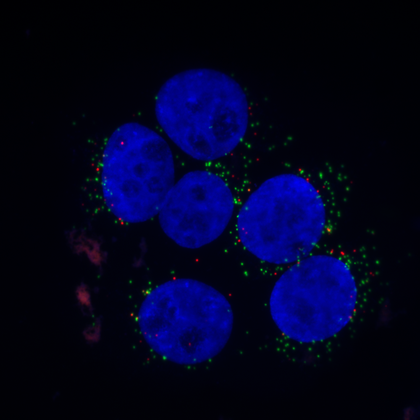
%> input picture TSBB08/lab5/C9minpeps2.bmp, 420 x 420 px, shrunk from 1000 x 1000 before the run
$ octave Main.m   (GNU Octave 9; MATLAB toolbox functions it lacks are replaced by stand-ins)
%> lines starting %> are read from the running program, lines starting %| are printed output that depends on the picture; in (x1, y1, x2, y2) boxes, pixels count from 0 and x2, y2 are one past the last pixel; in counts of white or black regions, pixels touching at a corner belong together; the program's own positions count from 1
im1 = double(imread('C9minpeps2.bmp'));
figure(1), imshow(im1/255);

% Look at the three colour components RGB
%----------------------------------------
im1r=im1(:,:,1); im1g=im1(:,:,2); im1b=im1(:,:,3);
%> after `im1b=im1(:,:,3)`:
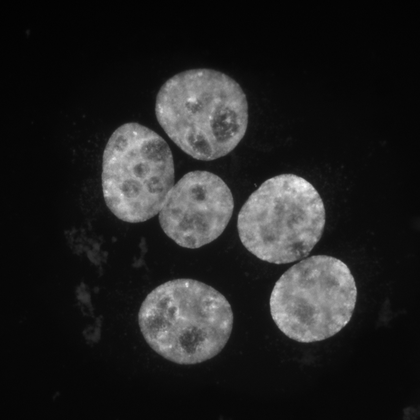
%> im1b: size 420x420 double; min 1, max 254, mean 34.3
figure(2), imshow(im1r,[0 255]), colormap(gray), colorbar;
figure(3), imshow(im1g,[0 255]), colormap(gray), colorbar;
figure(4), imshow(im1b,[0 255]), colormap(gray), colorbar;

% Compute the histogram of the blue image and do threshholding
%-------------------------------------------------------------
histo = hist(im1b(:),[0:255]);
%> histo = 256 values, max 17056 at index 9, min 0 at index 1, mean 689.1
figure(5), stem(histo);
%> after `stem(histo)`:
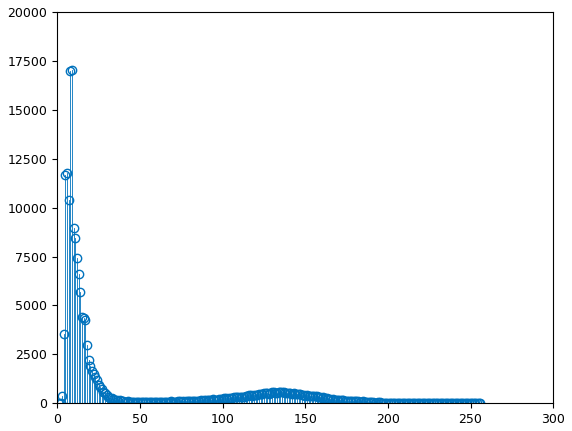
%> figure redrawn from the program's plot data; highest point at x = 9, y = 17056
im1bT = im1b > 50;
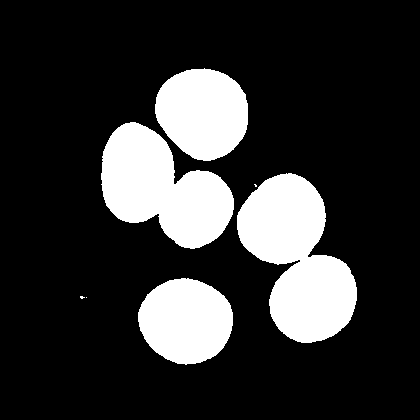
%> im1bT: size 420x420 logical; 20% white; 7 white regions (3 under 20 px), largest, box (x1, y1, x2, y2) and area: (237, 173, 357, 343) 12117, (101, 122, 234, 249) 10156, (155, 68, 248, 161) 6620, (138, 278, 233, 365) 6315
figure(6), imshow(im1bT,[0 1]), colormap(gray), colorbar;

% Perfom opening
%---------------
tmp = bwmorph(im1bT,'erode',2);
%> tmp: size 420x420 logical; 17.7% white; 4 white regions, box (x1, y1, x2, y2) and area: (239, 176, 355, 341) 10747, (103, 124, 232, 247) 9029, (157, 71, 246, 159) 5895, (140, 280, 231, 362) 5603
tmp = bwmorph(tmp,'dilate',2);
%> tmp: size 420x420 logical; 19.9% white; 4 white regions, box (x1, y1, x2, y2) and area: (237, 174, 357, 343) 12107, (101, 122, 234, 249) 10141, (155, 69, 248, 161) 6619, (138, 278, 233, 364) 6311

% Perform closing
%----------------
tmp = bwmorph(tmp,'dilate',2);
%> tmp: size 420x420 logical; 22.2% white; 2 white regions, box (x1, y1, x2, y2) and area: (99, 67, 359, 345) 32114, (136, 276, 235, 366) 7051
im1bTmorph = bwmorph(tmp,'erode',2);
%> im1bTmorph: size 420x420 logical; 20% white; 3 white regions, box (x1, y1, x2, y2) and area: (101, 69, 248, 249) 16818, (237, 174, 357, 343) 12156, (138, 278, 233, 364) 6311

figure(7), imshow(im1bTmorph,[0 1]), colormap(gray), colorbar;

% Compute the distance transform inside the objects
%--------------------------------------------------
D = bwdist(~im1bTmorph);
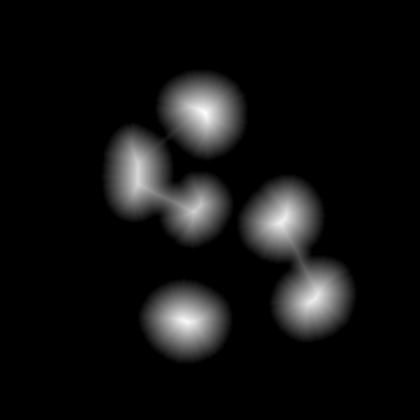
%> D: size 420x420 single; min 0, max 43.14, mean 2.9; drawn with min black and max white
figure(8), imshow(D,[],'InitialMagnification','fit');
colormap(jet), colorbar;

% Change the sign of the distance transform and
% set pixels outside the object to the minimum value
%---------------------------------------------------
Dinv = -D;
Dinv(~im1bTmorph) = min(min(Dinv));
figure(9), imshow(Dinv,[],'InitialMagnification','fit');
colormap(jet), colorbar;

% Search for regional min
%------------------------

suppressed = imhmin(Dinv, 30); % supress local minima with depth less than 30
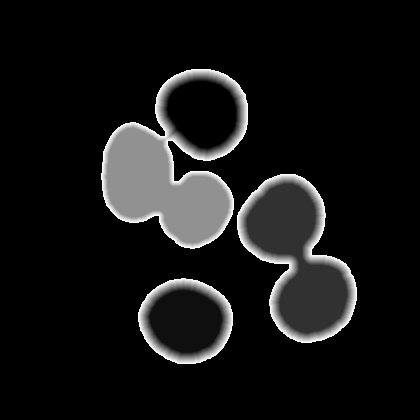
%> suppressed: size 420x420 single; min -13.14, max -1, mean -12.13; drawn with min black and max white
figure(10), imshow(suppressed, [], 'InitialMagnification', 'fit')
colormap(jet), colorbar;

RegMin = imregionalmin(suppressed,8);
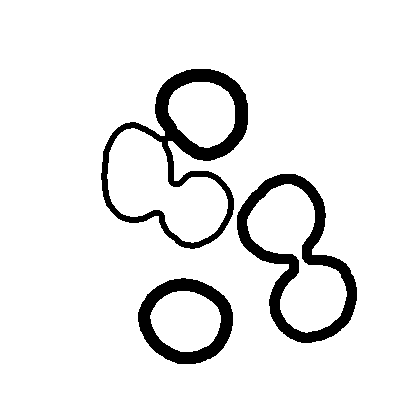
%> RegMin: size 420x420 logical; 92.2% white; 3 black regions, box (x1, y1, x2, y2) and area: (101, 69, 248, 249) 5766, (237, 174, 357, 343) 5035, (138, 278, 233, 364) 2992
figure(11), imshow(RegMin,[],'InitialMagnification','fit');
colormap(jet), colorbar;

% Perform labeling
%-----------------
labelstruct = bwconncomp(RegMin,8);
%> labelstruct = 5 connected components

% Make a labelimage to look at
%-----------------------------
NumObj = labelstruct.NumObjects;
%> NumObj = 5
labelim = zeros(labelstruct.ImageSize);
%> labelim: size 420x420 double; every value is 0
for no = 1:NumObj
  labelim(labelstruct.PixelIdxList{no}) = no;
end
%> this loop made 5 passes
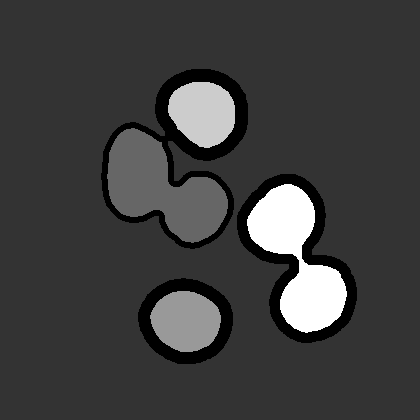
%> labelim: size 420x420 double; min 0, max 5, mean 1.22; drawn with min black and max white
figure(12), imshow(labelim,[],'InitialMagnification','fit');
colormap(jet), colorbar;

% Compute the watershed transform
%--------------------------------
%> (the run ends here)
